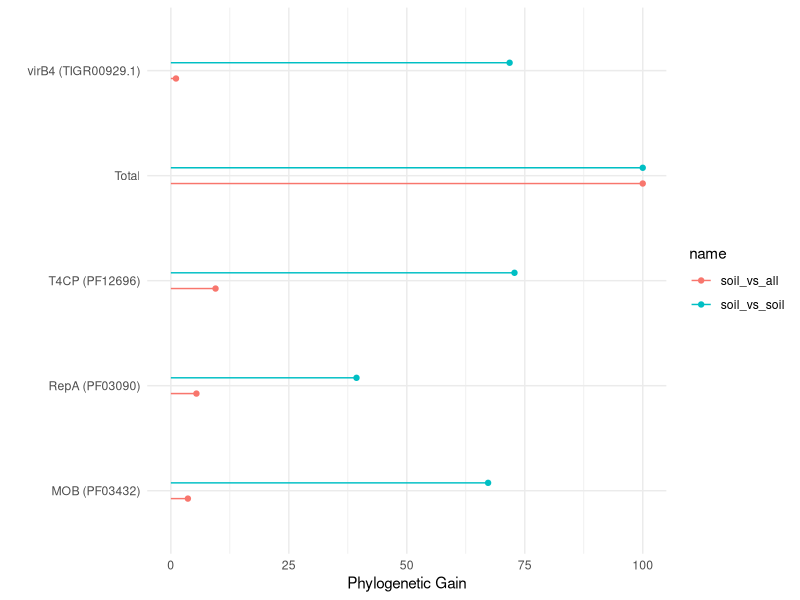
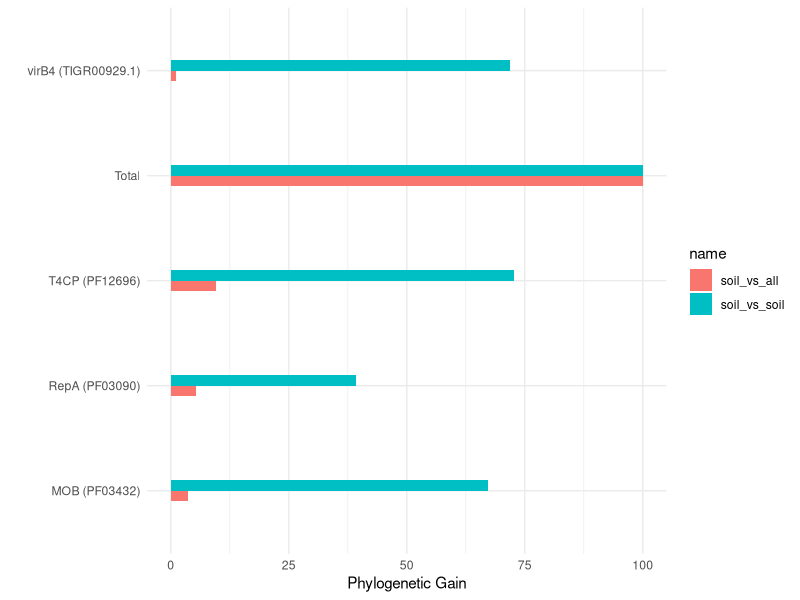

R code for these plots, in order:
library(ggplot2)
library(tidyr)

df = read.csv('phylo_gain.csv')

df_long = df %>% pivot_longer(cols = c('soil_vs_all', 'soil_vs_soil'))


print(
  ggplot(df_long) +
    geom_linerange(
      aes(
        x = value,
        xmin = 0,
        xmax = value,
        y = Gene,
        color = name
      ),
      position = position_dodge(width = 0.3)
    ) +
    geom_point(aes(
      x = value, y = Gene, color = name
    ), position = position_dodge(width = 0.3))
  + ylab("") +
    xlab('Phylogenetic Gain')
  + theme_minimal()
)

print(
  ggplot(df_long, aes(
    y = Gene, x = value, fill = name
  )) +
    geom_bar(
      position = position_dodge(width = 0.2),
      stat = 'identity',
      width = 0.2
    )
  + ylab("") +
    xlab('Phylogenetic Gain')
  + theme_minimal()
)

